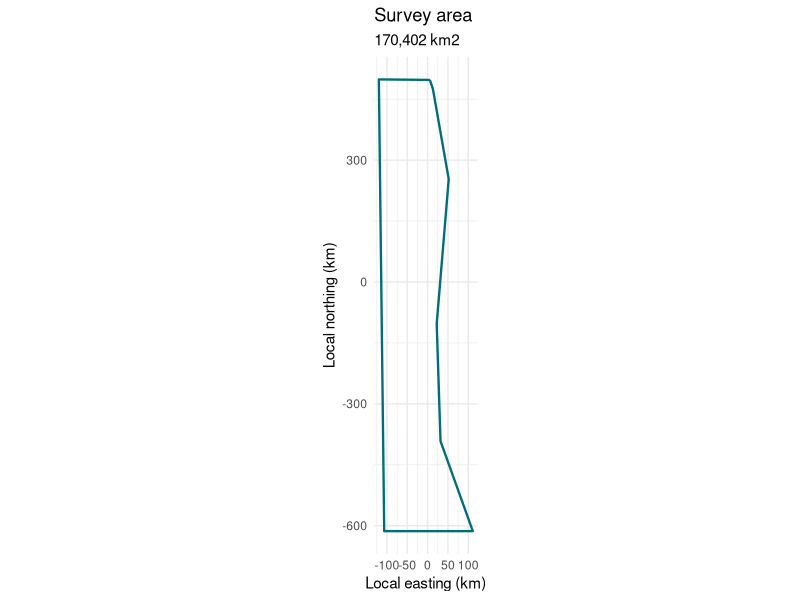
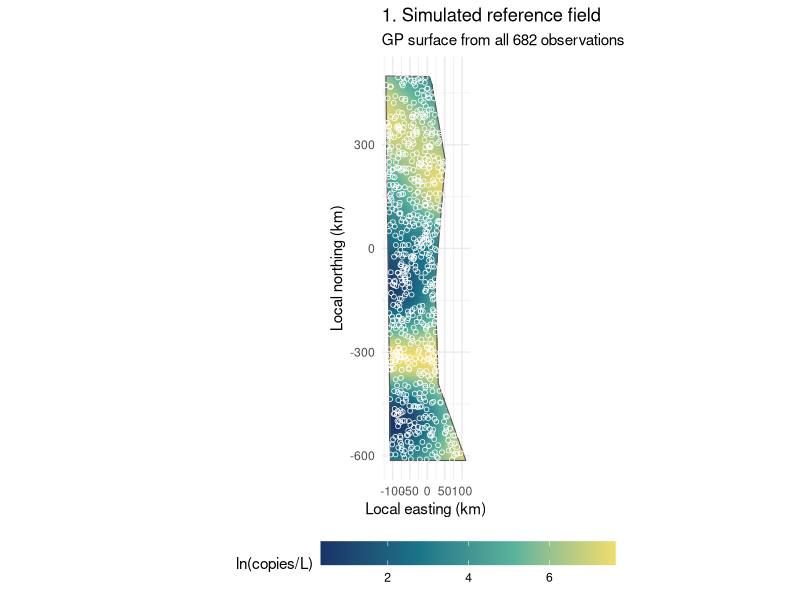
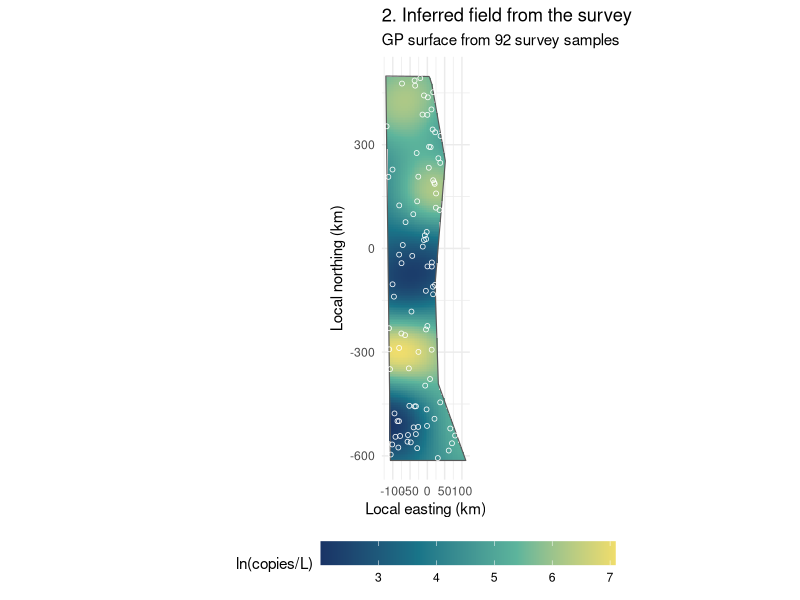
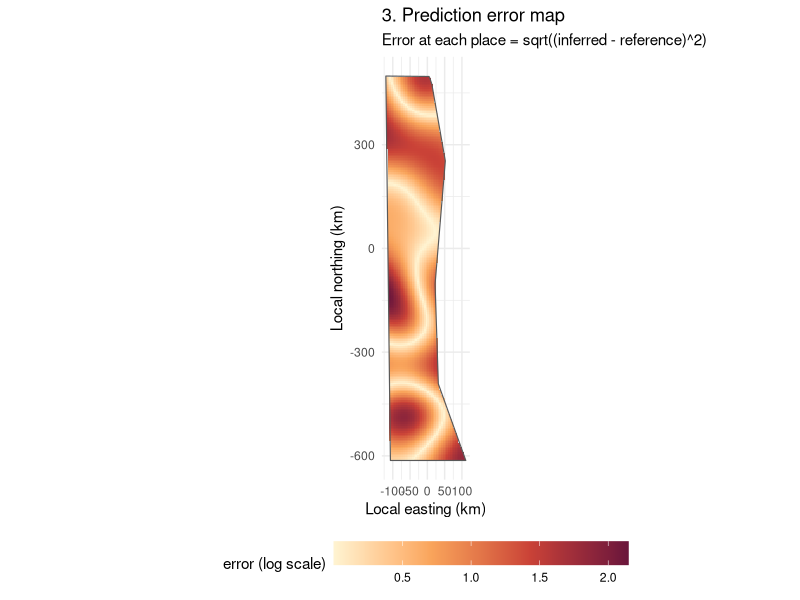
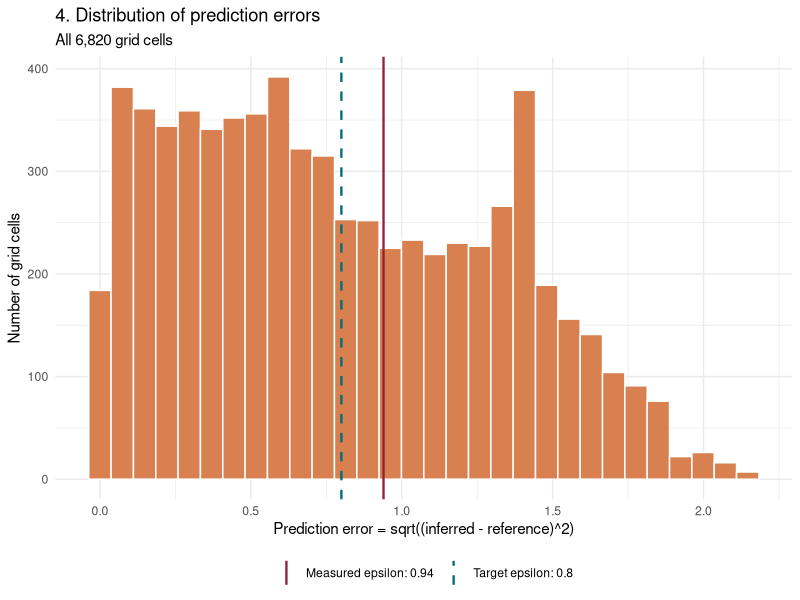

R code for these plots, in order:
# =============================================================================
# eDNA survey planner (R version of eDNA_survey_planner_v4.html)
# =============================================================================
# How to use this script
#   Run it from top to bottom. Every part has its functions first and then a
#   short EXAMPLE. In each example, the input values are written right there,
#   so change them in place and re-run that example.
#
#   Part I   - Create a survey area from GPS coordinates
#   Part II  - How many samples do I need?  (from rho and epsilon)
#   Part III - Simulate a "true" GP field   (from rho, sigma, alpha, mu)
#   Part IV  - Pick the survey samples and rebuild the map from them
#   Part V   - Four plots (same as "See your survey in action" in the web page)
#
# Words used below
#   rho     (km)  patchiness: how far apart two places can be and still be similar
#   epsilon       target prediction error on the log scale (smaller = sharper map)
#   alpha         spatial variance (how strongly concentrations vary across space)
#   sigma         noise SD of a single observation (log scale)
#   mu            average log concentration, ln(copies/L)
#   density       samples per 10,000 km2 (for one depth layer)
#
# Random numbers: R's generator is not the same as the web page's, so a given
# seed gives a different (but equally valid) random field than in the browser.
# The maths is the same as in the web page.
# =============================================================================

library(ggplot2)


# -----------------------------------------------------------------------------
# Settings copied from the web page
# -----------------------------------------------------------------------------

# Coefficients of the fitted equation:
#   log(epsilon) = omega + beta*log(E) + theta*log(rho) + gamma*log(E)*log(rho)
default_coefficients <- c(omega = 1.65, beta = -0.176, theta = -0.228, gamma = -0.0684)

# The equation was fitted inside these ranges. Outside them we still calculate,
# but we warn that the answer is an extrapolation.
rho_range     <- c(25, 1000)   # km
density_range <- c(1.5, 20)    # samples per 10,000 km2

field_points_per_10000_km2 <- 40     # size of the simulated "true" field
max_field_points           <- 4000   # = largest area of 1,000,000 km2
min_area_km2               <- 1000   # smallest area allowed
grid_spacing_km            <- 5      # the error map is evaluated on a 5 x 5 km grid
earth_radius_km            <- 6371.0088


# =============================================================================
# PART I. Create a survey area from GPS coordinates
# =============================================================================
# Input: a table of corners with columns `lat` and `lon`, in order around the
#        edge of your area (do not repeat the first corner at the end).
#        Optional: `excluded_areas`, a list of such tables for islands or land.
# Output: a list describing the area (corners, size in km2, how many points the
#         simulated field will have, ...).

# Turn latitude/longitude into flat x/y distances in km. We use an equal-area
# projection centred on `center` = c(lat, lon), so areas stay correct.
convert_gps_to_km <- function(gps, center) {
  lat      <- gps$lat * pi / 180
  center_lat <- center[1] * pi / 180
  lon_diff <- (gps$lon - center[2]) * pi / 180

  denominator <- 1 + sin(center_lat) * sin(lat) + cos(center_lat) * cos(lat) * cos(lon_diff)
  if (any(denominator < 1e-8)) stop("This area is too wide for a regional projection.")
  scale <- sqrt(2 / denominator)

  x <- earth_radius_km * scale * cos(lat) * sin(lon_diff)
  y <- earth_radius_km * scale * (cos(center_lat) * sin(lat) -
                                  sin(center_lat) * cos(lat) * cos(lon_diff))
  cbind(x = x, y = y)
}

# Area (km2) inside a ring of x/y corners ("shoelace formula").
calc_ring_area <- function(ring_km) {
  x <- ring_km[, 1]
  y <- ring_km[, 2]
  next_corner <- c(2:nrow(ring_km), 1)
  abs(sum(x * y[next_corner] - x[next_corner] * y)) / 2
}

# Which points lie inside a single ring? (ray-casting test: a point is inside
# if a line going right from it crosses the edge an odd number of times)
is_inside_ring <- function(points_km, ring_km) {
  inside <- rep(FALSE, nrow(points_km))
  previous <- nrow(ring_km)
  for (current in seq_len(nrow(ring_km))) {
    ax <- ring_km[current, 1];  ay <- ring_km[current, 2]
    bx <- ring_km[previous, 1]; by <- ring_km[previous, 2]
    crosses <- ((ay > points_km[, 2]) != (by > points_km[, 2])) &
               (points_km[, 1] < (bx - ax) * (points_km[, 2] - ay) / (by - ay) + ax)
    inside <- xor(inside, crosses)
    previous <- current
  }
  inside
}

# Which points lie inside the whole survey area (inside the outline, and not
# inside any excluded island)?
is_inside_area <- function(points_km, area) {
  inside <- is_inside_ring(points_km, area$rings_km[[1]])
  for (hole in area$rings_km[-1]) {
    inside <- inside & !is_inside_ring(points_km, hole)
  }
  inside
}

# Do the straight edges a-b and c-d cross or touch each other?
edges_touch <- function(a, b, c, d) {
  turn <- function(p, q, r) (q[1] - p[1]) * (r[2] - p[2]) - (q[2] - p[2]) * (r[1] - p[1])
  lies_on_edge <- function(p, q, r) {
    abs(turn(p, q, r)) < 1e-8 &&
      r[1] >= min(p[1], q[1]) - 1e-8 && r[1] <= max(p[1], q[1]) + 1e-8 &&
      r[2] >= min(p[2], q[2]) - 1e-8 && r[2] <= max(p[2], q[2]) + 1e-8
  }
  crossing <- turn(a, b, c) * turn(a, b, d) < 0 && turn(c, d, a) * turn(c, d, b) < 0
  crossing || lies_on_edge(a, b, c) || lies_on_edge(a, b, d) ||
    lies_on_edge(c, d, a) || lies_on_edge(c, d, b)
}

# Stop with a clear message if a ring is not a clean, simple shape.
check_ring <- function(ring_km, max_corners) {
  n <- nrow(ring_km)
  if (n < 3 || n > max_corners) stop("Use between 3 and ", max_corners, " corners per outline.")
  if (max(dist(ring_km)) > 2000) stop("Use a regional area spanning at most 2,000 km.")
  for (i in seq_len(n)) {
    a <- ring_km[i, ]
    b <- ring_km[i %% n + 1, ]
    if (sqrt(sum((a - b)^2)) < 1e-6) stop("Remove repeated neighbouring corners.")
    for (j in seq_len(n)) {
      is_neighbour <- j == i || j == i %% n + 1 || i == j %% n + 1
      if (is_neighbour || j < i) next
      if (edges_touch(a, b, ring_km[j, ], ring_km[j %% n + 1, ])) {
        stop("The boundary crosses or touches itself. Use a simple outline.")
      }
    }
  }
}

create_survey_area <- function(gps_corners, excluded_areas = NULL) {
  all_gps <- c(list(gps_corners), excluded_areas)
  for (gps in all_gps) {
    if (!all(c("lat", "lon") %in% names(gps))) stop("Each table needs columns `lat` and `lon`.")
    if (any(!is.finite(c(gps$lat, gps$lon))) || any(abs(gps$lat) > 80)) {
      stop("Use finite latitudes and longitudes, between 80S and 80N.")
    }
  }

  # Let areas that cross the 180-degree meridian work: measure every longitude
  # relative to the first corner.
  first_lon <- gps_corners$lon[1]
  all_gps <- lapply(all_gps, function(gps) {
    gps$lon <- first_lon + ((gps$lon - first_lon + 180) %% 360) - 180
    gps
  })

  center    <- c(mean(all_gps[[1]]$lat), mean(all_gps[[1]]$lon))
  rings_km  <- lapply(all_gps, convert_gps_to_km, center = center)

  check_ring(rings_km[[1]], max_corners = 200)
  for (hole in rings_km[-1]) {
    check_ring(hole, max_corners = 200)
    if (!all(is_inside_ring(hole, rings_km[[1]]))) stop("Excluded areas must lie inside the outline.")
  }

  area_km2 <- calc_ring_area(rings_km[[1]]) -
    sum(vapply(rings_km[-1], calc_ring_area, numeric(1)))
  if (area_km2 < min_area_km2) {
    stop("This area covers only ", round(area_km2), " km2. Use at least ", min_area_km2, " km2.")
  }

  n_field_points <- max(1, ceiling(area_km2 * field_points_per_10000_km2 / 10000))
  if (n_field_points > max_field_points) {
    stop("This area needs ", n_field_points, " field points, but the maximum is ",
         max_field_points, ". Use an area of at most 1,000,000 km2.")
  }

  all_xy <- do.call(rbind, rings_km)
  list(
    gps_corners    = gps_corners,
    center         = center,                      # c(lat, lon) of the projection
    rings_km       = rings_km,                    # outline first, then excluded areas
    bounds_km      = c(xmin = min(all_xy[, 1]), xmax = max(all_xy[, 1]),
                       ymin = min(all_xy[, 2]), ymax = max(all_xy[, 2])),
    area_km2       = area_km2,
    n_field_points = n_field_points
  )
}

# Quick picture of the area, to check you typed your coordinates correctly.
plot_survey_area <- function(area) {
  outline <- do.call(rbind, lapply(seq_along(area$rings_km), function(i) {
    ring <- area$rings_km[[i]]
    data.frame(x = c(ring[, 1], ring[1, 1]), y = c(ring[, 2], ring[1, 2]), ring = i)
  }))
  ggplot(outline, aes(x, y, group = ring)) +
    geom_path(colour = "#006d77", linewidth = 0.8) +
    coord_equal() +
    labs(title = "Survey area",
         subtitle = paste0(format(round(area$area_km2), big.mark = ","), " km2"),
         x = "Local easting (km)", y = "Local northing (km)") +
    theme_minimal()
}

# ----- EXAMPLE, Part I -------------------------------------------------------
# Replace these corners with your own GPS coordinates (decimal degrees, in order
# around the edge). This example is a stretch of the US West Coast.
gps_corners <- data.frame(
  lat = c(48.4, 48.4, 38.4, 38.4, 40.4, 43.0, 46.2, 48.2),
  lon = c(-124.7, -126.4, -126.0, -123.5, -124.4, -124.5, -124.1, -124.6)
)

# Optional: islands or land to leave out, one table per island (or NULL for none).
excluded_areas <- NULL
# excluded_areas <- list(data.frame(lat = c(46.5, 46.5, 46.3), lon = c(-125.5, -125.2, -125.3)))

area <- create_survey_area(gps_corners, excluded_areas)
cat("Survey area:", round(area$area_km2), "km2\n")
plot_survey_area(area)


# =============================================================================
# PART II. How many samples do I need?
# =============================================================================
# Input:  rho (patchiness, km), epsilon (target prediction error), the area.
# Output: the sampling density (samples per 10,000 km2), the number of samples
#         for the whole area, and the total over all depth layers.

calc_samples_needed <- function(rho, epsilon, area_km2, depth_layers = 1,
                                coefficients = default_coefficients) {
  if (!all(is.finite(c(rho, epsilon, area_km2))) || any(c(rho, epsilon, area_km2) <= 0)) {
    stop("rho, epsilon and area_km2 must be positive numbers.")
  }

  # The fitted equation is log(epsilon) = a + b * log(density), so we solve it for density.
  a <- coefficients[["omega"]] + coefficients[["theta"]] * log(rho)
  b <- coefficients[["beta"]]  + coefficients[["gamma"]] * log(rho)
  if (b >= -1e-8) stop("These coefficients do not give a decreasing error curve.")

  samples_per_10000_km2 <- exp((log(epsilon) - a) / b)
  samples_per_depth     <- max(1, ceiling(samples_per_10000_km2 * area_km2 / 10000 - 1e-10))

  # Tell the user if we are outside the range where the equation was fitted.
  notes <- character(0)
  if (rho < rho_range[1] || rho > rho_range[2]) {
    notes <- c(notes, "rho is outside the fitted 25-1,000 km range.")
  }
  if (samples_per_10000_km2 > density_range[2]) {
    notes <- c(notes, "Density is above the fitted maximum of 20: this is an extrapolation.")
  }
  if (samples_per_10000_km2 < density_range[1]) {
    notes <- c(notes, "Density is below the fitted minimum of 1.5: this is an extrapolation.")
  }

  list(
    rho                   = rho,
    epsilon               = epsilon,
    area_km2              = area_km2,
    samples_per_10000_km2 = samples_per_10000_km2,         # E
    samples_per_depth     = samples_per_depth,             # N / H
    depth_layers          = depth_layers,                  # H
    total_samples         = samples_per_depth * depth_layers,  # N
    notes                 = if (length(notes)) notes else "Inside the fitted range."
  )
}

# ----- EXAMPLE, Part II ------------------------------------------------------
rho          <- 100    # patchiness in km (25 = very patchy, 1000 = very smooth)
epsilon      <- 0.8    # target prediction error (log scale, 0.05 to 3)
depth_layers <- 1      # only multiplies the total

plan <- calc_samples_needed(rho, epsilon, area$area_km2, depth_layers)
print(plan)

# Try several targets at once: what does a sharper map cost?
for (try_epsilon in c(0.4, 0.8, 1.2)) {
  try_plan <- calc_samples_needed(rho, try_epsilon, area$area_km2)
  cat("epsilon =", try_epsilon, "->", round(try_plan$samples_per_10000_km2, 2),
      "samples per 10,000 km2,", try_plan$samples_per_depth, "samples in total\n")
}


# =============================================================================
# PART III. Simulate a "true" GP field
# =============================================================================
# Input:  the area, rho, sigma, alpha, mu, and a seed (for repeatable results).
# Output: 40 random observation points per 10,000 km2, each with a simulated
#         log concentration. This is the "truth" we later try to recover.
#
# The correlation between two places d km apart is alpha * exp(-d^2 / (2 rho^2)).

# Covariance between every row of `points_a` and every row of `points_b`.
calc_covariance <- function(points_a, points_b, rho, alpha) {
  squared_distance <- outer(points_a[, 1], points_b[, 1], "-")^2 +
                      outer(points_a[, 2], points_b[, 2], "-")^2
  alpha * exp(-squared_distance / (2 * rho^2))
}

# Cholesky factor of the observation covariance (spatial part + noise sigma^2).
# A tiny extra number on the diagonal keeps the maths numerically stable.
calc_cholesky <- function(points_km, rho, sigma, alpha) {
  jitter <- 1e-10 * max(alpha + sigma^2, 1)
  covariance <- calc_covariance(points_km, points_km, rho, alpha) +
    diag(sigma^2 + jitter, nrow(points_km))
  chol(covariance)    # upper-triangular R, where covariance = t(R) %*% R
}

# Spread n random points evenly over the area (skipping islands).
draw_random_points <- function(area, n) {
  bounds <- area$bounds_km
  points <- matrix(numeric(0), ncol = 2)
  for (attempt in 1:1000) {
    candidates <- cbind(runif(n * 2, bounds["xmin"], bounds["xmax"]),
                        runif(n * 2, bounds["ymin"], bounds["ymax"]))
    points <- rbind(points, candidates[is_inside_area(candidates, area), , drop = FALSE])
    if (nrow(points) >= n) return(points[seq_len(n), , drop = FALSE])
  }
  stop("This very thin area could not be sampled. Use a more compact area.")
}

simulate_gp_field <- function(area, rho, sigma, alpha, mu, seed = 317) {
  if (any(!is.finite(c(rho, sigma, alpha, mu))) || alpha <= 0 || rho <= 0 || sigma < 0) {
    stop("Use finite mu, positive alpha and rho, and non-negative sigma.")
  }
  set.seed(seed)

  points_km <- draw_random_points(area, area$n_field_points)
  cholesky  <- calc_cholesky(points_km, rho, sigma, alpha)

  # Draw one random field: mu + (covariance factor) x (standard normal noise).
  log_concentration <- mu + as.vector(t(cholesky) %*% rnorm(nrow(points_km)))

  # "Weights" let us evaluate the full-data GP surface anywhere later.
  weights <- backsolve(cholesky, backsolve(cholesky, log_concentration - mu, transpose = TRUE))

  list(
    points_km         = points_km,
    log_concentration = log_concentration,    # ln(copies/L) at each point
    weights           = weights,
    settings          = list(rho = rho, sigma = sigma, alpha = alpha, mu = mu, seed = seed)
  )
}

# Small helper used in Parts III and IV: value of a GP surface at any `places`,
# given the observations (`points_km`) and their `weights`.
predict_gp_surface <- function(places_km, points_km, weights, rho, alpha, mu) {
  surface <- numeric(nrow(places_km))
  chunk_size <- 2000       # work in pieces so large areas do not run out of memory
  for (start in seq(1, nrow(places_km), by = chunk_size)) {
    rows <- start:min(start + chunk_size - 1, nrow(places_km))
    surface[rows] <- mu + calc_covariance(places_km[rows, , drop = FALSE], points_km, rho, alpha) %*% weights
  }
  surface
}

# ----- EXAMPLE, Part III -----------------------------------------------------
rho   <- 100    # patchiness (km); use the same value as in Part II
sigma <- 3      # noise SD of each observation (log scale)
alpha <- 4      # spatial variance
mu    <- 4.61   # average ln(copies/L); ln(100) = 4.61
seed  <- 317    # change it to get a different random field

field <- simulate_gp_field(area, rho, sigma, alpha, mu, seed)
cat("Simulated", nrow(field$points_km), "observations\n")


# =============================================================================
# PART IV. Pick the survey samples and rebuild the map from them
# =============================================================================
# Input:  the field from Part III and how many samples to keep (from Part II).
# Output: which observations are in the survey, plus two maps on a 5 x 5 km
#         grid: the reference map (from ALL observations) and the inferred map
#         (from the survey samples only), and their difference.

# Randomly choose `n_samples` of the simulated observations (no repeats).
select_survey_samples <- function(field, n_samples, seed = 911) {
  if (n_samples < 1 || n_samples > nrow(field$points_km)) {
    stop("The survey needs ", n_samples, " samples but only ", nrow(field$points_km),
         " simulated observations exist. Increase epsilon to ask for fewer samples.")
  }
  set.seed(seed)
  sample.int(nrow(field$points_km), n_samples)    # row numbers of the chosen points
}

# Centres of the 5 x 5 km grid cells that lie inside the area.
make_evaluation_grid <- function(area) {
  b <- area$bounds_km
  x_centres <- b["xmin"] + grid_spacing_km / 2 +
    grid_spacing_km * (0:(max(1, ceiling((b["xmax"] - b["xmin"]) / grid_spacing_km)) - 1))
  y_centres <- b["ymin"] + grid_spacing_km / 2 +
    grid_spacing_km * (0:(max(1, ceiling((b["ymax"] - b["ymin"]) / grid_spacing_km)) - 1))
  grid <- as.matrix(expand.grid(x = x_centres, y = y_centres))
  grid[is_inside_area(grid, area), , drop = FALSE]
}

# Build both maps and compare them.
reconstruct_map <- function(area, field, survey_rows) {
  s <- field$settings

  # Reference map: uses every simulated observation.
  grid <- make_evaluation_grid(area)
  reference <- predict_gp_surface(grid, field$points_km, field$weights, s$rho, s$alpha, s$mu)

  # Inferred map: uses only the survey samples. Same formula as GP.stan:
  #   inferred = mu + K(grid, samples) %*% solve(K(samples, samples) + sigma^2 I) %*% (observed - mu)
  sample_points <- field$points_km[survey_rows, , drop = FALSE]
  cholesky      <- calc_cholesky(sample_points, s$rho, s$sigma, s$alpha)
  observed      <- field$log_concentration[survey_rows] - s$mu
  weights       <- backsolve(cholesky, backsolve(cholesky, observed, transpose = TRUE))
  inferred      <- predict_gp_surface(grid, sample_points, weights, s$rho, s$alpha, s$mu)

  # Prediction error at each grid cell, and over the whole area.
  error <- sqrt((inferred - reference)^2)
  list(
    grid              = data.frame(x = grid[, 1], y = grid[, 2],
                                   reference = reference, inferred = inferred, error = error),
    measured_epsilon  = sqrt(mean((inferred - reference)^2)),
    survey_rows       = survey_rows,
    n_grid_cells      = nrow(grid)
  )
}

# ----- EXAMPLE, Part IV ------------------------------------------------------
n_samples   <- plan$samples_per_depth   # recommended samples from Part II
survey_seed <- 911                      # change it to reshuffle which points are kept

survey_rows <- select_survey_samples(field, n_samples, survey_seed)
result      <- reconstruct_map(area, field, survey_rows)

cat("Survey samples:", length(survey_rows), "of", nrow(field$points_km), "simulated observations\n")
cat("Target epsilon:  ", epsilon, "\n")
cat("Measured epsilon:", round(result$measured_epsilon, 3), "\n")


# =============================================================================
# PART V. Four plots
# =============================================================================
# Each function draws one picture. Run it on its own line to see it in RStudio.

# Shared look of the three maps.
draw_map <- function(area, grid, values, colours, legend_title, title, subtitle) {
  outlines <- do.call(rbind, lapply(seq_along(area$rings_km), function(i) {
    ring <- area$rings_km[[i]]
    data.frame(x = c(ring[, 1], ring[1, 1]), y = c(ring[, 2], ring[1, 2]), ring = i)
  }))
  ggplot() +
    geom_tile(data = grid, aes(x, y, fill = values), width = grid_spacing_km, height = grid_spacing_km) +
    geom_path(data = outlines, aes(x, y, group = ring), colour = "grey35", linewidth = 0.4) +
    scale_fill_gradientn(colours = colours, name = legend_title) +
    coord_equal() +
    labs(title = title, subtitle = subtitle, x = "Local easting (km)", y = "Local northing (km)") +
    theme_minimal() +
    theme(legend.position = "bottom", legend.key.width = grid::unit(1.5, "cm"))
}

# Add white-outlined circles for observation points.
add_points <- function(map, points_km) {
  map + geom_point(data = data.frame(x = points_km[, 1], y = points_km[, 2]), aes(x, y),
                   shape = 21, fill = NA, colour = "white", stroke = 0.4, size = 1.4)
}

concentration_colours <- c("#193466", "#197589", "#5db59c", "#efdd6c")   # dark blue -> yellow
error_colours         <- c("#fff4d2", "#f9a45b", "#ca4237", "#6b163b")   # cream -> dark red

# Plot 1: the simulated reference field (built from all observations).
plot_reference_field <- function(area, field, result, show_points = TRUE) {
  map <- draw_map(area, result$grid, result$grid$reference, concentration_colours,
                  "ln(copies/L)", "1. Simulated reference field",
                  paste0("GP surface from all ", nrow(field$points_km), " observations"))
  if (show_points) map <- add_points(map, field$points_km)
  map
}

# Plot 2: the inferred field (built from the survey samples only).
plot_inferred_field <- function(area, field, result, show_points = TRUE) {
  map <- draw_map(area, result$grid, result$grid$inferred, concentration_colours,
                  "ln(copies/L)", "2. Inferred field from the survey",
                  paste0("GP surface from ", length(result$survey_rows), " survey samples"))
  if (show_points) map <- add_points(map, field$points_km[result$survey_rows, , drop = FALSE])
  map
}

# Plot 3: prediction error map (difference between plots 1 and 2).
plot_error_map <- function(area, result) {
  draw_map(area, result$grid, result$grid$error, error_colours,
           "error (log scale)", "3. Prediction error map",
           "Error at each place = sqrt((inferred - reference)^2)")
}

# Plot 4: distribution of the prediction errors, with target and measured epsilon.
plot_error_distribution <- function(result, target_epsilon) {
  target_lines <- data.frame(
    value = c(target_epsilon, result$measured_epsilon),
    label = c(paste0("Target epsilon: ", round(target_epsilon, 3)),
              paste0("Measured epsilon: ", round(result$measured_epsilon, 3)))
  )
  ggplot(result$grid, aes(error)) +
    geom_histogram(bins = 30, fill = "#d98050", colour = "white") +
    geom_vline(data = target_lines, aes(xintercept = value, colour = label, linetype = label), linewidth = 0.8) +
    scale_colour_manual(values = c("#8e2437", "#006d77"), name = NULL) +
    scale_linetype_manual(values = c("solid", "dashed"), name = NULL) +
    labs(title = "4. Distribution of prediction errors",
         subtitle = paste0("All ", format(result$n_grid_cells, big.mark = ","), " grid cells"),
         x = "Prediction error = sqrt((inferred - reference)^2)",
         y = "Number of grid cells") +
    theme_minimal() +
    theme(legend.position = "bottom")
}

# ----- EXAMPLE, Part V -------------------------------------------------------
show_points <- TRUE     # FALSE hides the observation points on maps 1 and 2

plot_reference_field(area, field, result, show_points)
plot_inferred_field(area, field, result, show_points)
plot_error_map(area, result)
plot_error_distribution(result, epsilon)
